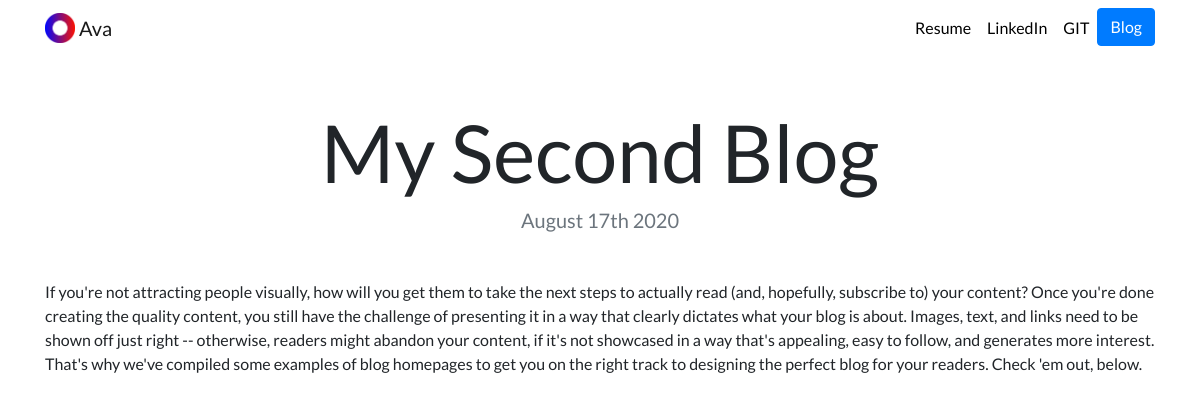
The app's page /blog/2/ with its own data.
### blog/models.py (models this page shows, shortened)
class Blog(models.Model):
    title = models.CharField(max_length=200)
    description = models.TextField()
    date = models.DateField()

### blog/views.py (the view)
# urls.py: path('<int:blog_id>/', views.detail, name='detail'),
def detail(request, blog_id):
    blog = get_object_or_404(Blog, pk=blog_id)
    return render(request, 'blog/detail.html',{'blog':blog})

### blog/templates/blog/detail.html
{% extends "portfolio/base.html" %}
{% load static %}
{% block content %}
<h1 class="text-center mt-5" id="blogdetailtitle">{{ blog.title }}</h1>
<h5 class="text-center text-muted mb-5">{{ blog.date|date:'F jS Y' }}</h5>
{{ blog.description|safe }}
{% endblock %}

### portfolio/static/portfolio/custom.css (style rules this page uses)
body { font-family: 'Lato', sans-serif; }
@media (min-width: 992px) { #blogdetailtitle { font-size: 5rem; } }

### records on screen
Blog: title "My Second Blog", date "August 17th 2020", description "If you're not attracting people visually, how will you get them to take the next steps to actually read (and, hopefully, subscribe to) your content? Once you're done creating the quality content, you still have the challenge of presenting it in a way that clearly dictates what your blog is about. Images, text, and links need to be shown off just right -- otherwise, readers might abandon your content, if it's not showcased in a way that's appealing, easy to follow, and generates more interest. That's why we've compiled some examples of blog homepages to get you on the right track to designing the perfect blog for your readers. Check 'em out, below."
